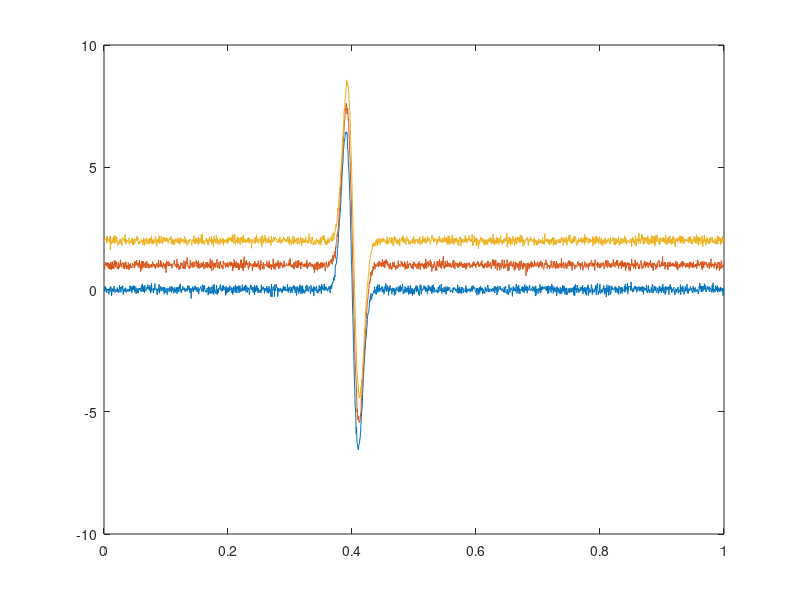

MATLAB code to generate this figure: (Note: this script raises an error after producing the figure.)


clear;
close all
fs=2048;
t=0:1/fs:1;
ss=0.01;
sig1=diff(exp(-(t-.4).^2/2/ss^2));
del1=.001;
sig2=diff(exp(-(t-.4-del1).^2/2/ss^2));
sig3=diff(exp(-(t-.4-2*del1).^2/2/ss^2));
t=1/fs:1/fs:1;

ied=0.005;
sig=[sig1;sig2;sig3];
sig=sig/std(sig(:));
sig=sig+.1*randn(size(sig));

plot(t,sig(1,:));
hold on;
plot(t,sig(2,:)+1);
plot(t,sig(3,:)+2)
addpath('.\CV_multich')

cv_est = mle_CV_est(sig,ied,fs);